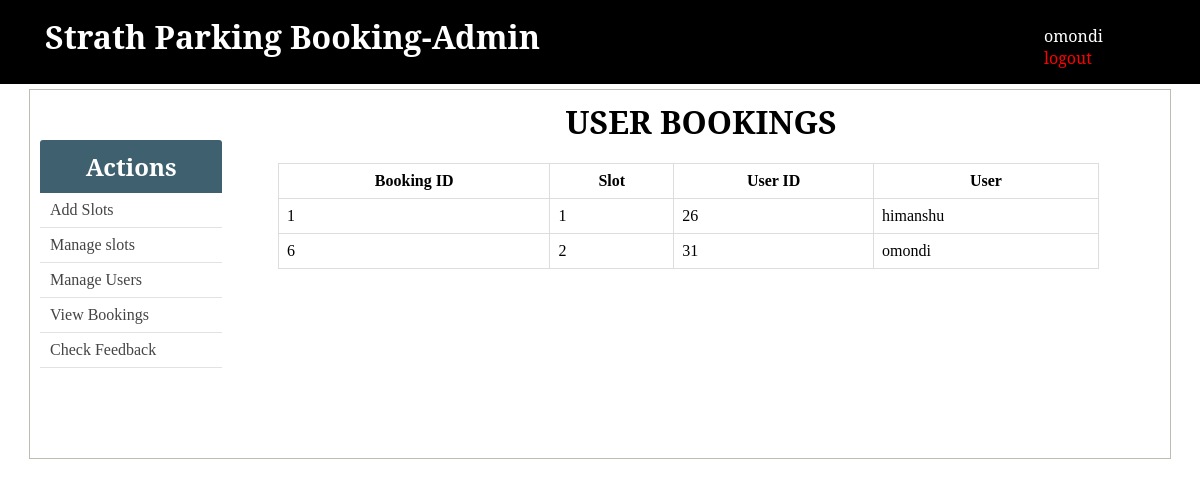
Screenshot of /admin/bookings.php (signed in) with the database file from the repository.
### tables this page shows
CREATE TABLE `bookings` (
  `ID` int(10) NOT NULL,
  `useri` int(10) NOT NULL,
  `usern` varchar(255) NOT NULL,
  `slot` int(10) NOT NULL,
  `start` timestamp NOT NULL DEFAULT CURRENT_TIMESTAMP
);

### admin/bookings.php (the view, shortened to what this page needs)
<?php  include('../config.php'); ?>
<?php
	$admins = getAdminUsers();
?>
<?php include(ROOT_PATH . '/admin/includes/head_section.php'); ?>
</head>
<body>
	<?php include(ROOT_PATH . '/admin/includes/navbar.php') ?>
	<div class="container content">
		<?php include(ROOT_PATH . '/admin/includes/menu.php') ?>
			<center><h1>USER BOOKINGS</h1></center>
		<div class="table-div"  style="width: 80%;">
			<?php if (empty($admins)): ?>
				<h1>No Bookings in the database.</h1>
			<?php else: ?>
				<table class="table">
					<thead>
						<th>Booking ID</th>
						<th>Slot</th>
						<th>User ID</th>
							<th>User</th>
					</thead>
					<tbody>
					<?php
					$sql3 = "SELECT * FROM bookings ";
					$result3 = $conn->query($sql3);
				while($rec = $result3->fetch_assoc()): ?>
						<tr>
							<td><?php echo $rec['ID']; ?></td>
							<td>
								<?php echo $rec['slot']; ?>
							</td>
							<td><?php echo $rec['useri']; ?></td>
							<td><?php echo $rec['usern']; ?></td>
						</tr>
					<?php endwhile ?>
					</tbody>
				</table>
			<?php endif ?>
		</div>
	</div>
</body>
</html>

### static/css/admin_styling.css (style rules this page uses)
* { margin: 0px; padding: 0px; }
h1, h2, h3, h4, h5, h6 { font-family: 'Noto Serif', serif; }
table { border-collapse: collapse; width: 70%; margin: 20px auto; }
th, td { padding: 8px; text-align: left; border: 1px solid #ddd; }
th { text-align: center; }
.container { width: 95%; margin: 5px auto 50px; border: 1px solid #BFBCB3; padding: 10px 0px 50px; }
.container:after { content: ""; display: block; clear: both; }
.table-div { float: left; width: 47%; }
.table-div table { width: 90%; }

### rows the page displays
bookings: ID "1", slot "1", useri "26", usern "himanshu"
bookings: ID "6", slot "2", useri "31", usern "omondi"

### other values shown
$_SESSION['user']['username'] "omondi"
